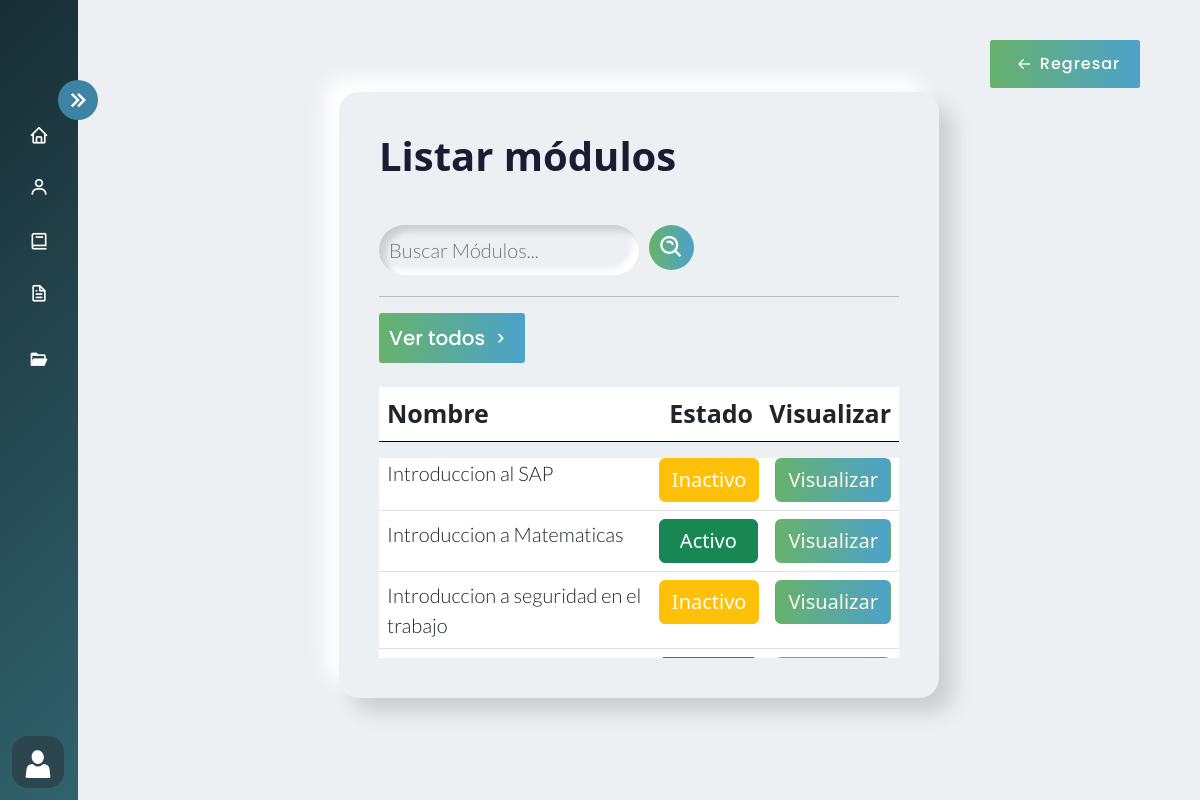
The app's page /filtrar_modulos/ (signed in), older data.
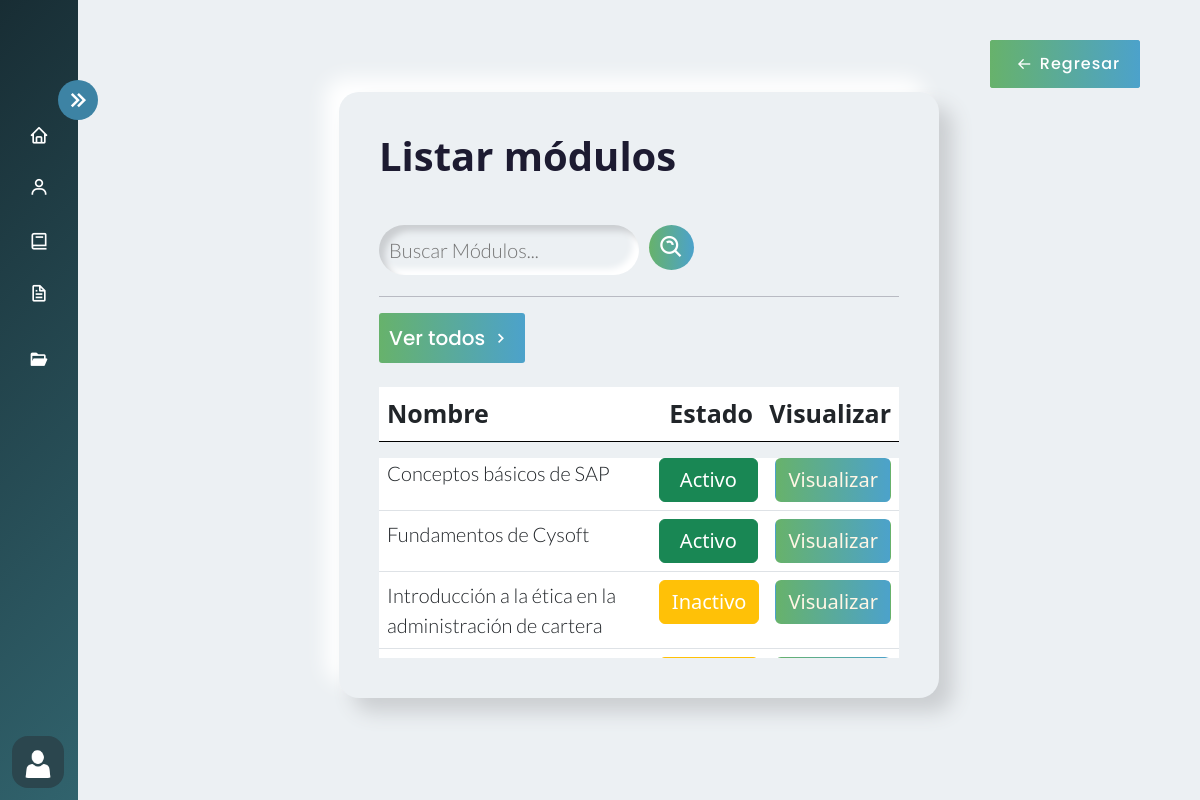
The same page, newer data.
### AppCursos/models.py (models this page shows, shortened)
class Modulos(models.Model):
     nombre_modulo=models.CharField(max_length=100)
     estado_modulo= models.BooleanField(default=False)
     orden_modulo = models.IntegerField(blank=True, null=True)
     id_curso= models.ForeignKey(Cursos, on_delete=models.CASCADE,null=False)
     class Meta:
          verbose_name_plural = 'Modulos'

### AppCursos/views.py (the view)
# urls.py: path('filtrar_modulos/', login_required(user_passes_test(views.valida_administrativos, login_url='/acceso_denegado/')(views.filtrar_modulos)), name="filtrar_modulos"),
def filtrar_modulos(request):
    filtro_m = Modulos.objects.filter(nombre_modulo__contains=request.GET.get('search',''))
    context = {'filtro_m':filtro_m}
    return render(request, 'Modulos/listar_modulos.html', {'listarm': filtro_m})

### AppCursos/context_processors.py (called while the page is built)
def group_name(request):
    group_name = None
    if request.user.is_authenticated:
        group = Group.objects.filter(user=request.user).first()
        if group:
            group_name = group.name
    return {'group_name': group_name}

### AppCursos/views.py (called while the page is built)
def valida_administrativos(user):
    return user.groups.filter(name='administrativos').exists()

### Templates/Modulos/listar_modulos.html
{% extends 'Layout/Base.html' %}
{% load static %}
{% block content %}
<link rel="stylesheet" href="{% static 'Css/Curso.css' %}">
<div class="home_content">
    <div class="text">
        <div id="contenedor" class="container-fluid">
            <h1> Listar módulos</h1>
            <br>
            <form class="search" action="{% url 'filtrar_modulos' %}" method="GET">
                <input type="text" class="search-bar" name="search" placeholder="Buscar Módulos...">
                <button class="search-icon"> <i class='bx bx-search-alt' style="font-size:27px; "></i></button> <br>
            </form>
            <hr>
            <a href="{% url 'listar_modulos' %}">
                <button class="ver_todos">
                    <span>Ver todos</span>
                    <i class='bx bx-chevron-right'></i>
                </button>
            </a>
            <table class="table table-hover mt-4 ">
                <thead>
                    <tr id="cabecera">
                        <th style="width: 355px;" scope="col">Nombre</th>
                        <th style="width: 100px;" scope="col" id="estado">Estado</th>
                        <th style="width: 100px;" scope="col" id="visualizar">Visualizar</th>
                    </tr>
                </thead>
            </table>
            <div class="table-responsive ">
                <table class="table table-hover mt-4 table-2">
                    <tbody class=" overflow-hidden">
                        {% for modulos in listarm %}
                        <tr style="width: 180px;">
                            <td id="nombre">{{ modulos.nombre_modulo }}</td>
                            {% if modulos.estado_modulo %}
                            <td  id="estado">
                                <button type="button" class="btn btn-success text-white activo">Activo</button>
                            </td>
                            {% else %}
                            <td  id="estado">
                                <button type="button" class="btn btn-warning text-white inactivo">Inactivo</button>
                            </td>
                            {% endif %}
                            <td  id="visualizar">
                                <a href="{% url 'ver_modulos' modulos.id %}">
                                    <button type="button" class="btn visualizar">Visualizar</button>
                                </a>
                            </td>
                        </tr>
                        {% endfor %}
                    </tbody>
                </table>
            </div>
        </div>
    </div>
    <a href="{% url 'modulos' %}" id="back2">
        <button class="back">
            <button class="back">
                <i class='bx bx-arrow-back'></i>
                <span>Regresar</span>
            </button>
        </button>
    </a>
    {% endblock %}

Row changes from the older to the newer data that the page shows:
removed Modulos: nombre_modulo "Introduccion al SAP", estado_modulo "Inactivo"
removed Modulos: nombre_modulo "Introduccion a Matematicas", estado_modulo "Activo"
removed Modulos: nombre_modulo "Introduccion a seguridad en el trabajo", estado_modulo "Inactivo"
now on this page (row edited): Modulos: nombre_modulo "Conceptos básicos de SAP", estado_modulo "Activo"
now on this page (row edited): Modulos: nombre_modulo "Fundamentos de Cysoft", estado_modulo "Activo"
added Modulos: nombre_modulo "Introducción a la ética en la administración de cartera", estado_modulo "Inactivo"
